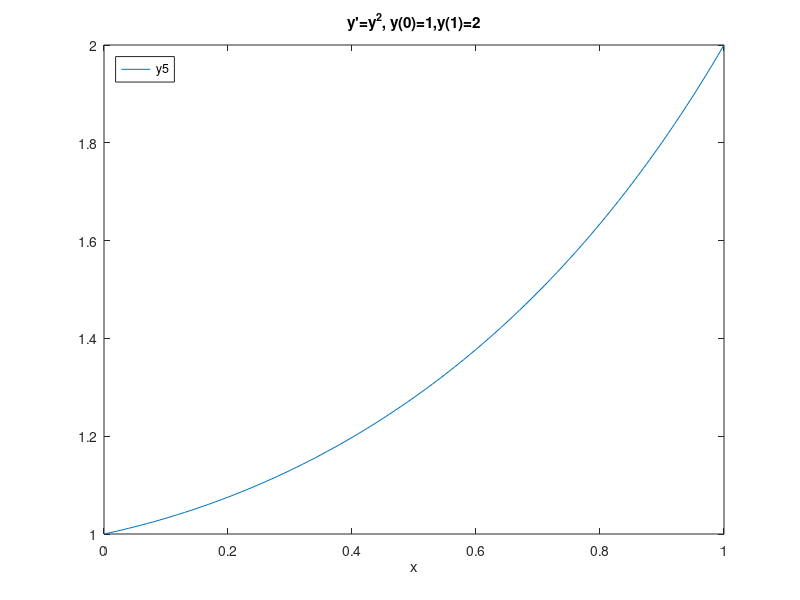
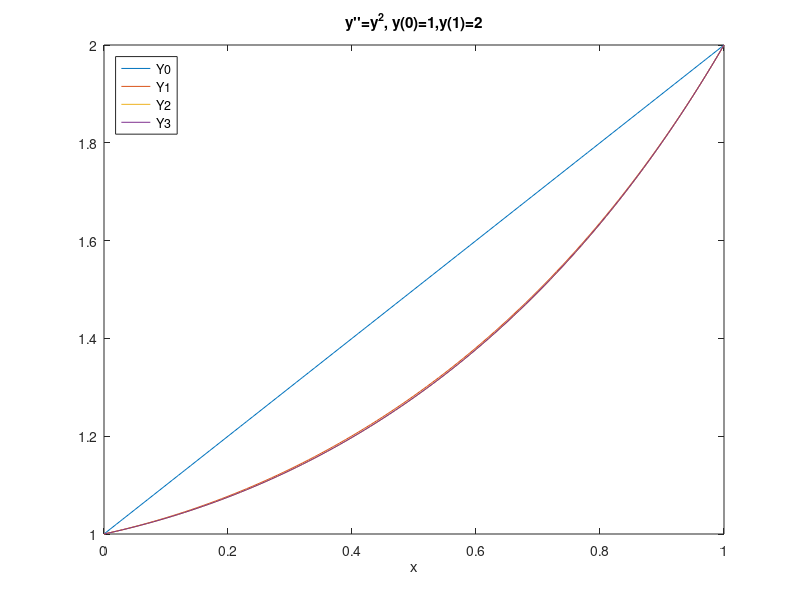

MATLAB code for these plots, in order:
%% Solve the BVP with the finite difference method
%%   y'' = f(y)
%%   y(a) = α, y(b) = β

%% Boundary value problem
F  = @(y) y.^2;
DF = @(y) diag(2*y);
a = 0;
b = 1;
alpha = 1;
beta  = 2;

%% Parameters
N  = 100-1;
dx = 1/(N+1);
x  = a+dx*(1:N);
% explanation
%------------
% 0      1      2                          N     N+1
% |------|------|------| ... |------|------|------|
% a     a+dx   a+2dx                              b

%% numerical parameter
nbIterations = 5;
stockY = zeros(nbIterations+1,N);

%% Initialization
Y = 1+x';			% choice first iteration
L = 2*diag(ones(1,N)) - diag(ones(1,N-1),1) - diag(ones(1,N-1),-1);
vecBC = [alpha; zeros(N-2,1); beta];
stockY(1,:) = Y';


%%-----       loop        ---%%
%%---------------------------%%
for k=1:nbIterations
  %% Newton method
  DJ = L + dx^2*DF(Y);
  Y  = Y - DJ\ (L*Y + dx^2*F(Y)- vecBC);
  %% save  
  stockY(k+1,:) = Y';
end

%% plot
figure(1)
plot([a x b],[alpha Y' beta])
xlabel('x')
legend('y5','location','northwest')
title('y''=y^2, y(0)=1,y(1)=2')

figure(2)
plot([a x b],[alpha stockY(1,:) beta],...
     [a x b],[alpha stockY(2,:) beta],...
     [a x b],[alpha stockY(3,:) beta],...
     [a x b],[alpha stockY(4,:) beta])
xlabel('x')
title('y''''=y^2, y(0)=1,y(1)=2')
legend('Y0','Y1','Y2','Y3','location','northwest')
